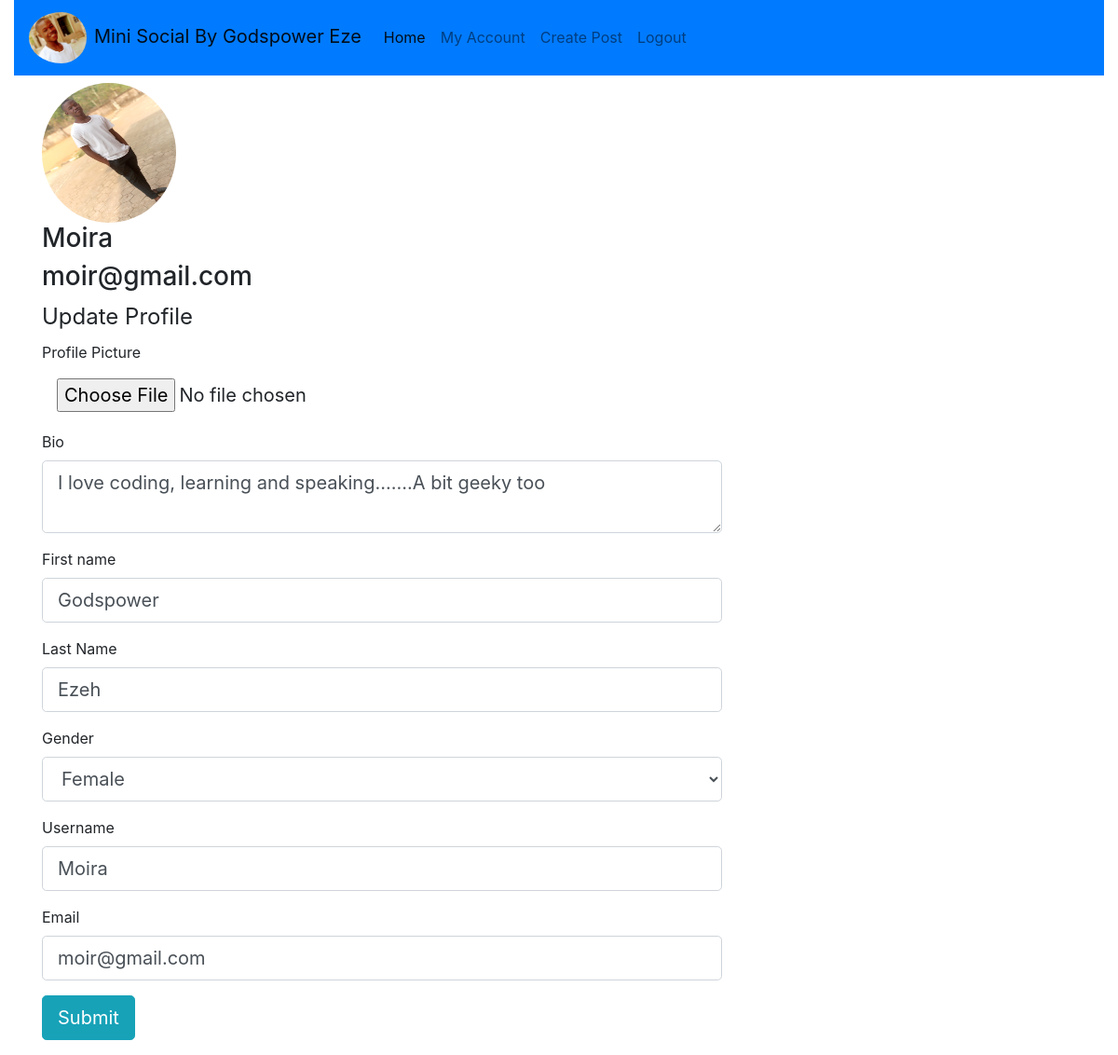
Screenshot of /account (signed in) with the database file from the repository.
### socialmedia/models.py (models this page shows, shortened)
class User(db.Model, UserMixin):
    id = db.Column(db.Integer, primary_key=True)
    username = db.Column(db.String(20), nullable=False, unique=True)
    email = db.Column(db.String(120), unique=True, nullable=False)
    profile_image = db.Column(db.String(20), nullable=False, default='default.jpg')
    password = db.Column(db.String(20), nullable=False)
    first_name = db.Column(db.String(20), nullable=True)
    last_name = db.Column(db.String(20), nullable=True)
    bio = db.Column(db.Text, nullable=True)
    gender = db.Column(db.String(20), nullable=True)
    posts = db.relationship('Post', backref='author', lazy=True)

### socialmedia/routes.py (the view)
@app.route('/account', methods=['GET', 'POST'])
@login_required
def account():
    user = User.query.get(current_user.id)
    form = AccountInfo()
    profile_image = url_for('static', filename='profile_image/' + current_user.profile_image)
    if form.profile_image.data:
        picture_file = save_picture(form.profile_image.data)
        current_user.profile_image = picture_file
    if request.method == 'POST':
        user.first_name = form.first_name.data
        user.last_name = form.last_name.data
        user.bio = form.bio.data
        user.gender = form.gender.data
        user.email = form.email.data
        user.username = form.username.data
        db.session.commit()
        flash('You have successfully updated your profile', 'success')
        return redirect(url_for('account'))
    elif request.method == 'GET':
        form.first_name.data = user.first_name
        form.last_name.data = user.last_name
        form.bio.data = user.bio
        form.gender.data = user.gender
        form.email.data = user.email
        form.username.data = user.username
    return render_template('account.html', title=current_user.username + ' ' + 'Account', profile_image=profile_image,
                           form=form)

### socialmedia/forms.py
class AccountInfo(FlaskForm):
    first_name = StringField('First name')
    last_name = StringField('Last Name')
    gender = SelectField('Gender', choices=choices)
    bio = TextAreaField('Bio')
    submit = SubmitField('Submit')
    username = StringField('Username', validators=[
        DataRequired(),
        Length(min=2, max=20)
    ])
    email = StringField('Email', validators=[
        DataRequired()
    ])
    password = PasswordField('Password', validators=[
        DataRequired()
    ])
    confirm_password = PasswordField('Confirm Password', validators=[
        DataRequired(),
        EqualTo('password')
    ])
    profile_image = FileField('Profile Picture', validators=[
        FileAllowed(['jpg', 'png'])
    ])

### socialmedia/models.py (called while the page is built)
@login_manager.user_loader
def load_user(user_id):
    return User.query.get(int(user_id))

### socialmedia/templates/account.html (shortened to what this page needs)
{% extends 'base.html' %}
{% block content %}
<div class="container">
    <img class="rounded-circle " width="13%" height="150px" src="{{profile_image}}">
    <h3>{{current_user.username}}</h3>
    <h3>{{current_user.email}}</h3>
</div>
    <form role="form" class="container form-horizontal m-50" method="POST" action="" enctype="multipart/form-data" >
        <fieldset>
            <div class="row">
                <div class="col-md-8 pd-10">
                <legend>
                    Update Profile
                </legend>
                    <div class="form-group">
                    {{ form.profile_image.label}}
                        {% if form.profile_image.errors %}
                            {{ form.profile_image(class="form-control-file form-control-lg is-invalid")}}
                            <div class="invalid-feedback">
                                {% for error in form.profile_image.errors %}
                                    <span>
                                        {{ error }}
                                    </span>
                                {% endfor %}
                            </div>
                        {%else%}
                            {{ form.profile_image(class="form-control-file form-control-lg")}}
                        {% endif %}
                    </div>
                    <div class="form-group">
                    {{ form.bio.label(class="form-control-label")}}
                        {% if form.bio.errors %}
                            {{ form.bio(class="form-control form-control-lg is-invalid")}}
                            <div class="invalid-feedback">
                                {% for error in form.bio.errors %}
                                    <span>
                                        {{ error }}
                                    </span>
                                {% endfor %}
                            </div>
                        {%else%}
                            {{ form.bio(class="form-control form-control-lg")}}
                        {% endif %}
                    </div>
                    <div class="form-group">
                    {{ form.first_name.label(class="form-control-label")}}
                        {% if form.first_name.errors %}
                            {{ form.first_name(class="form-control form-control-lg is-invalid")}}
                            <div class="invalid-feedback">
                                {% for error in form.first_name.errors %}
                                    <span>
                                        {{ error }}
                                    </span>
                                {% endfor %}
                            </div>
                        {%else%}
                            {{ form.first_name(class="form-control form-control-lg")}}
                        {% endif %}
                    </div>
                    <div class="form-group">
                    {{ form.last_name.label(class="form-control-label")}}
                        {% if form.last_name.errors %}
                            {{ form.last_name(class="form-control form-control-lg is-invalid")}}
                            <div class="invalid-feedback">
                                {% for error in form.last_name.errors %}
                                    <span>
                                        {{ error }}
                                    </span>
                                {% endfor %}
                            </div>
                        {%else%}
                            {{ form.last_name(class="form-control form-control-lg")}}
                        {% endif %}
                    </div>
                    <div class="form-group">
                    {{ form.gender.label(class="form-control-label")}}
                        {% if form.gender.errors %}
                            {{ form.gender(class="form-control form-control-lg is-invalid")}}
                            <div class="invalid-feedback">
                                {% for error in form.gender.errors %}
                                    <span>
                                        {{ error }}
                                    </span>
                                {% endfor %}
                            </div>
                        {%else%}
                            {{ form.gender(class="form-control form-control-lg")}}
                        {% endif %}
                    </div>
                    <div class="form-group">
                    {{ form.username.label(class="form-control-label")}}
                        {% if form.username.errors %}
                            {{ form.username(class="form-control form-control-lg is-invalid")}}
                            <div class="invalid-feedback">
                                {% for error in form.username.errors %}
                                    <span>
                                        {{ error }}
                                    </span>
                                {% endfor %}
                            </div>
                        {%else%}
                            {{ form.username(class="form-control form-control-lg")}}
                        {% endif %}
                    </div>
                    <div class="form-group">
                    {{ form.email.label(class="form-control-label")}}
                        {% if form.email.errors %}
                            {{ form.email(class="form-control form-control-lg is-invalid")}}
                            <div class="invalid-feedback">
                                {% for error in form.email.errors %}
                                    <span>
                                        {{ error }}
                                    </span>
                                {% endfor %}
                            </div>
                        {%else%}
                            {{ form.email(class="form-control form-control-lg")}}
                        {% endif %}
                    </div>
                    <div class="form-group">
                    <div>
                        {{ form.submit(class="btn btn-info btn-lg")}}
                    </div>
                </div>
            </div>
        </fieldset>
    </form>
{% endblock %}

### rows the page displays
User: username "Moira", email "moir@gmail.com", bio "I love coding, learning and speaking.......A bit geeky too", first_name "Godspower", last_name "Ezeh", gender "Female"
